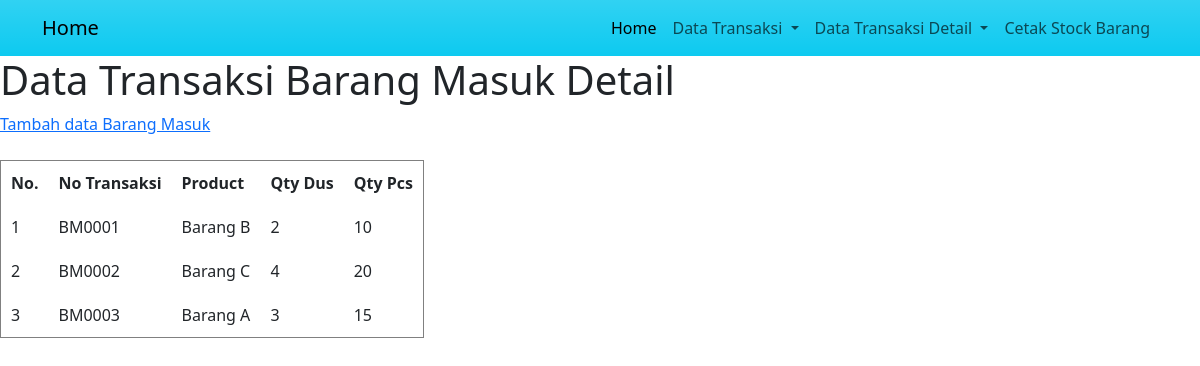
The page /dataBrgInDetailAll.php on the database its author committed.
### tables this page shows
CREATE TABLE `tb_penerimaanbarangdetail` (
  `TrxInDPK` int(11) NOT NULL,
  `TrxInIDF` int(11) NOT NULL,
  `TrxInDProductIdf` int(11) NOT NULL,
  `TrxInDQtyDus` int(11) NOT NULL,
  `TrxInDQtyPcs` int(11) NOT NULL
);

CREATE TABLE `tb_penerimaanbrgheader` (
  `TrxInPK` int(11) NOT NULL,
  `TrxInNo` varchar(200) NOT NULL,
  `WhsIdf` int(11) NOT NULL,
  `TrxInDate` date NOT NULL,
  `TrxInSuppIdf` int(11) NOT NULL,
  `TrxInNotes` varchar(225) NOT NULL
);

CREATE TABLE `m_product` (
  `ProductPK` int(11) NOT NULL,
  `ProductName` varchar(150) NOT NULL,
  `QtyDus` int(11) NOT NULL,
  `QtyPcs` int(11) NOT NULL
);

### config.php (called while the page is built, shortened)
<?php
$hostName = 'localhost';
$userName = 'root';
$password = '';
$dataBase = 'gudang';
$conn = mysqli_connect($hostName, $userName, $password, $dataBase);
function query($query) {
	global $conn;
	$result = mysqli_query($conn, $query);
	$rows = [];
	while( $row = mysqli_fetch_assoc($result) ) {
		$rows[] = $row;
	}
	return $rows;
}
?>

### dataBrgInDetailAll.php (the view, shortened to what this page needs)
<?php
require 'config.php';
$result = query("SELECT `TrxInDetail`.`TrxInDPK` AS 'id', `TrxInHeader`.`TrxInNo` AS 'noDoc', `product`.`ProductName` AS 'product', `TrxInDetail`.`TrxInDQtyDus` AS 'qtyDus', `TrxInDetail`.`TrxInDQtyPcs` AS 'qtyPcs'
FROM `tb_penerimaanbarangdetail` `TrxInDetail`
INNER JOIN `m_product` `product` ON `product`.`ProductPK` = `TrxInDetail`.`TrxInDProductIdf`
INNER JOIN `tb_penerimaanbrgheader` `TrxInHeader` ON `TrxInHeader`.`TrxInPK` = `TrxInDetail`.`TrxInIDF`");
?>
<!DOCTYPE html>
<html lang="en">
  <head>
    <link href="https://cdn.jsdelivr.net/npm/bootstrap@5.3.0-alpha1/dist/css/bootstrap.min.css" rel="stylesheet">
  </head>
  <body>
<nav class="navbar navbar-expand-lg bg-info bg-gradient">
  <div class="container">
    <a class="navbar-brand" href="#">Home</a>
    <div class="collapse navbar-collapse" id="navbarSupportedContent">
      <ul class="navbar-nav ms-auto mb-2 mb-lg-0">
        <li class="nav-item">
          <a class="nav-link active" aria-current="page" href="index.php">Home</a>
        </li>
        <li class="nav-item dropdown">
          <a class="nav-link dropdown-toggle" href="#" role="button" data-bs-toggle="dropdown" aria-expanded="false">
            Data Transaksi
          </a>
        </li>
        <li class="nav-item dropdown">
          <a class="nav-link dropdown-toggle" href="#" role="button" data-bs-toggle="dropdown" aria-expanded="false">
            Data Transaksi Detail
          </a>
        </li>
        <li class="nav-item">
          <a class="nav-link" href="stock.php">Cetak Stock Barang</a>
        </li>
      </ul>
    </div>
  </div>
</nav>
<h1>Data Transaksi Barang Masuk Detail</h1>
<a href="formTrxInbrgDetail.php">Tambah data Barang Masuk</a>
<br><br>
<table border="1" cellpadding="10" cellspacing="0">
	<tr>
		<th>No.</th>
		<th>No Transaksi</th>
		<th>Product</th>
		<th>Qty Dus</th>
		<th>Qty Pcs</th>
	</tr>
	<?php $i = 1; ?>
	<?php foreach( $result as $row ) : ?>
	<tr>
		<td><?= $i; ?></td>
		<td><?= $row["noDoc"]; ?></td>
		<td><?= $row["product"]; ?></td>
		<td><?= $row["qtyDus"]; ?></td>
		<td><?= $row["qtyPcs"]; ?></td>
	</tr>
	<?php $i++; ?>
	<?php endforeach; ?>
</table>
</body>
</html>

### rows shown on the page
tb_penerimaanbarangdetail: TrxInIDF.TrxInNo "BM0001", TrxInDProductIdf.ProductName "Barang B", TrxInDQtyDus "2", TrxInDQtyPcs "10"
tb_penerimaanbarangdetail: TrxInIDF.TrxInNo "BM0002", TrxInDProductIdf.ProductName "Barang C", TrxInDQtyDus "4", TrxInDQtyPcs "20"
tb_penerimaanbarangdetail: TrxInIDF.TrxInNo "BM0003", TrxInDProductIdf.ProductName "Barang A", TrxInDQtyDus "3", TrxInDQtyPcs "15"
